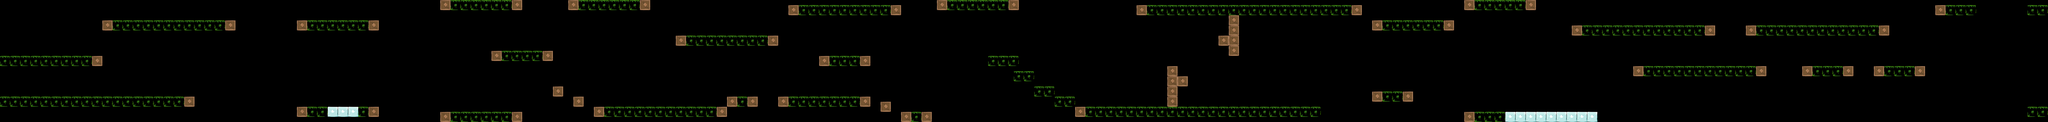

A level layout from a 2D game, rendered from its tile map. Below: a short description, then the map file with tile-grid data replaced by summaries:
An orthogonal 400x24 tile map with 32x32 px tiles, 1 tile layer (Wall), 1 hidden layer not drawn and 113 objects.

<map version="1.0" orientation="orthogonal" width="400" height="24" tilewidth="32" tileheight="32">
 <tileset firstgid="1" name="brick" tilewidth="32" tileheight="32">
  <image source="brick.png" width="256" height="64" />
 </tileset>
 <objectgroup name="brick_grass" width="400" height="24">
  <object x="2" y="354" width="635" height="59" />
  <object x="642" y="130" width="827" height="59" />
  <object x="2" y="610" width="1210" height="59" />
  <object x="1858" y="130" width="507" height="59" />
  <object x="1858" y="674" width="187" height="59" />
  <object x="2242" y="674" width="123" height="59" />
  <object x="2754" y="2" width="507" height="59" />
  <object x="2754" y="706" width="507" height="59" />
  <object x="3074" y="322" width="379" height="59" />
  <object x="3554" y="2" width="507" height="59" />
  <object x="3714" y="674" width="827" height="59" />
  <object x="3458" y="546" width="59" height="59" />
  <object x="3586" y="610" width="59" height="59" />
  <object x="4546" y="610" width="187" height="59" />
  <object x="4226" y="226" width="635" height="59" />
  <object x="4930" y="34" width="699" height="59" />
  <object x="5122" y="354" width="315" height="59" />
  <object x="4866" y="610" width="571" height="59" />
  <object x="5634" y="706" width="187" height="58" />
  <object x="5506" y="642" width="59" height="59" />
  <object x="5858" y="2" width="507" height="59" />
  <object x="6722" y="674" width="1787" height="59" />
  <object x="6178" y="354" width="187" height="59" />
  <object x="6338" y="450" width="123" height="59" />
  <object x="6594" y="610" width="123" height="59" />
  <object x="6466" y="546" width="123" height="59" />
  <object x="7106" y="34" width="1403" height="59" />
  <object x="8578" y="130" width="507" height="59" />
  <object x="8578" y="578" width="251" height="59" />
  <object x="9154" y="2" width="443" height="59" />
  <object x="9154" y="706" width="251" height="59" />
  <object x="9826" y="162" width="891" height="59" />
  <object x="10210" y="418" width="827" height="59" />
  <object x="10914" y="162" width="891" height="59" />
  <object x="11266" y="418" width="315" height="59" />
  <object x="11714" y="418" width="315" height="59" />
  <object x="12098" y="34" width="251" height="59" />
  <object x="12674" y="34" width="123" height="59" />
  <object x="12674" y="674" width="123" height="59" />
 </objectgroup>
 <objectgroup name="brick_ice" width="400" height="24">
  <object x="2050" y="674" width="57" height="59" />
  <object x="9410" y="706" width="59" height="59" />
  <object x="2114" y="674" width="57" height="59" />
  <object x="2178" y="674" width="57" height="59" />
  <object x="9474" y="706" width="59" height="59" />
  <object x="9602" y="706" width="59" height="59" />
  <object x="9538" y="706" width="59" height="59" />
  <object x="9794" y="706" width="59" height="59" />
  <object x="9730" y="706" width="59" height="59" />
  <object x="9666" y="706" width="59" height="59" />
  <object x="9858" y="706" width="59" height="59" />
  <object x="9922" y="706" width="59" height="59" />
 </objectgroup>
 <objectgroup name="brick_dice" width="400" height="24">
  <object x="2754" y="66" width="59" height="59" />
  <object x="3682" y="322" width="59" height="59" />
  <object x="12354" y="34" width="59" height="59" />
  <object x="12480" y="672" width="64" height="64" />
  <object x="12352" y="672" width="64" height="64" />
  <object x="12544" y="672" width="64" height="64" />
  <object x="12416" y="672" width="64" height="64" />
  <object x="12608" y="672" width="64" height="64" />
  <object x="2754" y="130" width="59" height="59" />
  <object x="2754" y="642" width="59" height="59" />
  <object x="2754" y="578" width="59" height="59" />
  <object x="3746" y="322" width="59" height="59" />
  <object x="3810" y="322" width="59" height="59" />
  <object x="12418" y="34" width="59" height="59" />
  <object x="12482" y="34" width="59" height="59" />
  <object x="12546" y="34" width="59" height="59" />
  <object x="12610" y="34" width="59" height="59" />
 </objectgroup>
 <objectgroup name="brick_wood" width="400" height="24">
  <object x="7296" y="416" width="64" height="64" />
  <object x="7296" y="480" width="64" height="64" />
  <object x="7296" y="544" width="64" height="64" />
  <object x="7296" y="608" width="64" height="64" />
  <object x="7360" y="480" width="64" height="64" />
  <object x="7616" y="224" width="64" height="64" />
  <object x="7680" y="224" width="64" height="64" />
  <object x="7680" y="160" width="64" height="64" />
  <object x="7680" y="96" width="64" height="64" />
  <object x="7680" y="288" width="64" height="64" />
 </objectgroup>
 <objectgroup name="brick_check" width="400" height="24" />
 <objectgroup name="diamond" width="400" height="24">
  <object x="480" y="512" />
  <object x="1216" y="256" />
  <object x="2112" y="608" />
  <object x="3232" y="448" />
  <object x="3744" y="576" />
  <object x="4352" y="384" />
  <object x="4928" y="512" />
  <object x="5408" y="512" />
  <object x="6112" y="128" />
  <object x="6304" y="288" />
  <object x="6688" y="512" />
  <object x="7040" y="512" />
  <object x="7680" y="544" />
  <object x="7328" y="224" />
  <object x="7968" y="256" />
  <object x="8704" y="512" />
  <object x="9184" y="640" />
  <object x="10208" y="320" />
  <object x="10784" y="352" />
  <object x="11360" y="352" />
  <object x="11872" y="352" />
  <object x="12320" y="320" />
  <object x="12480" y="576" />
  <object x="12672" y="192" />
  <object x="12768" y="576" />
  <object x="12480" y="192" />
  <object x="12608" y="576" />
 </objectgroup>
 <objectgroup name="heart" width="400" height="24">
  <object x="3232" y="224" />
  <object x="3776" y="224" />
  <object x="8960" y="256" />
  <object x="5216" y="256" />
  <object x="9312" y="160" />
 </objectgroup>
 <objectgroup name="spade" width="400" height="24" />
 <objectgroup name="club" width="400" height="24" />
 <layer name="joker" width="400" height="24" visible="0">
  <data>[9600 cells, 0 non-empty, 0 distinct tile ids]</data>
 </layer>
 <objectgroup name="piranha" width="400" height="24" visible="0">
  <object x="4418" y="610" width="59" height="59" />
  <object x="7106" y="610" width="59" height="59" />
  <object x="9410" y="66" width="59" height="59" />
 </objectgroup>
 <layer name="Wall" width="400" height="24">
  <data>[9600 cells, 1236 non-empty, 12 distinct tile ids]</data>
 </layer>
</map>